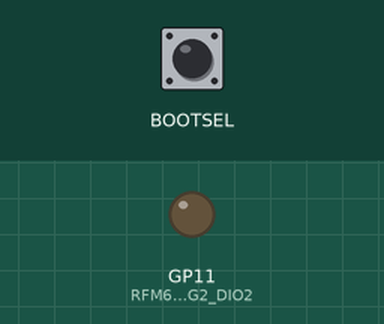
Recording of a sketch running on a simulated Raspberry Pi Pico. Shown: output pins drawn as LEDs (lit = HIGH). The inputs (shaded band) are chosen by the test bench; at power-on: BOOTSEL HIGH. Pins used as bus, display or sensor lines are not drawn; what the sketch prints to the serial monitor is not drawn.

Above: at 1.2 s.
1.3 s: BOOTSEL pulled LOW for 0.15 s
At 1.7 s:
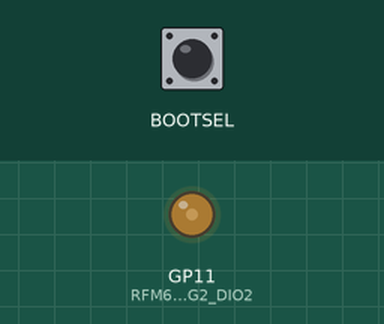
Timing chart, 0 to 4.3 s (numbered marks = the images above; inputs shaded):
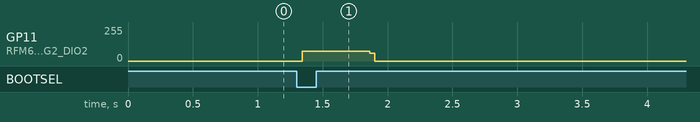

Measured:
- after the input at 1.3 s, GP11 (RFM69HCW_G2_DIO2): 0/255 → 72/255 at once, → 0/255 0.52 s later

The sketch:

sx-doorbell.ino
```cpp
/*
 * Elro / Byron SX doorbell transmitter example
 * Tested on a Byron SX209i
 *
 * Format:
 * - 26 pulses = lead + data x 24 + coda
 * - Manchester Coding (24 data pulses = 12 data bits)
 * - Leading HIGH is 260us
 * - 0 bit = LOW (260us), HIGH (520us)
 * - 1 bit = LOW (520us), HIGH (260us)
 * - Sync bit LOW is 2600us
 * - Repeated numerous times
 */

#include <SPI.h>

// SPI for setup, DIO2 for data
#define RFM69HCW_CS       6   // D - SPI Chip Select
#define RFM69HCW_RST      9   // C - Reset
#define RFM69HCW_G2_DIO2  11  // A - Data

#define MODULATION    OOK
#define FREQ          433.92
#define BITRATE       2400
#define BIT_SYNC      0x60 // Bit Sync off, as pulses are asymmetrical

// RFM69HCW clock speed - do not change
#define FXOSC 32000000.0

// RFM69HCW enumerations
enum { FSK, OOK };

// Settings for the doorbell
#define PULSE 260 // 2400bps
enum { SHORT, LONG, SYNC = 15};
enum { TUBULAR3 = 1, MORNING_DEW, BIG_BEN, TUBULAR2 = 5, SAXOPHONE, SOLO = 9, TUBULAR_SCALE = 13, CLARINET };
uint8_t bellid = 255; // 0 to 255
uint8_t toneid = SOLO; // Least annoying test tone
uint8_t repeat = 40;

// Core code for SPI read / write commands
uint8_t spi_cmd(uint8_t addr, uint8_t value) {
  uint8_t status;

  digitalWrite(RFM69HCW_CS, LOW);
  SPI.beginTransaction(SPISettings(8000000, MSBFIRST, SPI_MODE0));
  SPI.transfer(addr);
  status = SPI.transfer(value);
  SPI.endTransaction();
  digitalWrite(RFM69HCW_CS, HIGH);

  return status;
}

// For write, set the wnr bit (Section 5.2.1)
uint8_t spi_write(uint8_t addr, uint8_t value) {
  return spi_cmd(addr | 0x80, value);
}

// For read, write 0x00
uint8_t spi_read(uint8_t addr) {
  return spi_cmd(addr, 0x00);
}

// Initialise RFM69HCW
void rfminit() {
  // Section 5.2.1 - SPI Interface
  digitalWrite(RFM69HCW_CS, HIGH);

  SPI.beginTransaction(SPISettings(8000000, MSBFIRST, SPI_MODE0));

  // Section 7.2.2 - Manual Reset
  digitalWrite(RFM69HCW_RST, HIGH);
  delayMicroseconds(100);
  digitalWrite(RFM69HCW_RST, LOW);
  // Spec says 5ms, but takes longer
  delay(6);

  // Read the version register, if it's not 0x24, something is wrong
  if(spi_read(0x10) == 0x24)
    Serial.println(F("RFM69HCW SPI Working"));
  else
    Serial.println(F("RFM69HCW SPI Failed"));

  // RegOpMode: Standby Mode & wait
  spi_write(0x01, 0x04);
  while(!(spi_read(0x27)) & 0x80);

  // RegDataModul: Continuous w/ bit-sync and no other shaping
  uint8_t modulation = MODULATION;
  spi_write(0x02, BIT_SYNC | modulation << 3);

  // RegFrf*: Frequency across 3 bytes
  uint32_t freqrf = (FREQ * 1000000.0) / (FXOSC / 524288);
  spi_write(0x07, (freqrf >> 16) & 0xFF);
  spi_write(0x08, (freqrf >> 8) & 0xFF);
  spi_write(0x09, freqrf & 0xFF);

  // RegBitrate*: Bitrate needed for Bit Synchronizer
  uint16_t bitrate = FXOSC / BITRATE;
  spi_write(0x03, (bitrate >> 8) & 0xFF);
  spi_write(0x04, bitrate & 0xFF);

  // ClkOut set to Off to save some power
  spi_write(0x26, 0x07);

  /*
   * Transmission Settings
   */

  // Non-high power settings for testing
  spi_write(0x11, 0x50); // PA1 @ +6 dBm
  spi_write(0x13, 0x1A); // Default with OCP on

  // Enter Sleep Mode
  spi_write(0x01, 0x00);
  while(!(spi_read(0x27)) & 0x80);

  // Shutdown the SPI for now
  SPI.endTransaction();
}

void setup() {
  // Setup pins other than SPI, VDD and ground
  pinMode(RFM69HCW_CS, OUTPUT);
  pinMode(RFM69HCW_RST, OUTPUT);
  pinMode(RFM69HCW_G2_DIO2, OUTPUT);

  // SPI Setup
  SPI.begin();

  // Configure the receiver
  rfminit();
}

void emitPulse(byte state, byte size) {
  // Hold the level for short or long
  digitalWrite(RFM69HCW_G2_DIO2, state);
  delayMicroseconds(PULSE * (size + 1));
}

void loop() {
  // If you press the Boot(sel) button, it will transmit
  if (BOOTSEL) {
    // Payload = ID (8 bits) + Tone (4 bits)
    uint16_t bits = (bellid << 4) | (toneid & 0xF);

    // Enter Transmit Mode
    spi_write(0x01, 0x0C);
    while(!(spi_read(0x27)) & 0x80);

    // Send the raw data over DIO2
    for (int x = 0; x < repeat; x++) {
      // Leading HIGH pulse
      emitPulse(0x1, SHORT);

      // from bit 11 to bit 0 (12 bits)
      int y = 11;
      // Send LOW then HIGH for each bit, adjusting gap if zero or one
      do {
        // Low: 0=short, 1=long
        emitPulse(0x0, bits >> y & 0x1);
        // High: 0=long, 1=short
        emitPulse(0x1, ~bits >> y & 0x1);
      } while (y--);

      // Ending LOW pulse
      emitPulse(0x0, SYNC);
    }

    // Enter sleep Mode
    spi_write(0x01, 0x00);
    while(!(spi_read(0x27) & 0x80));

    // Wait for button to be released
    while(BOOTSEL)
      delay(1);
  }
}
```
